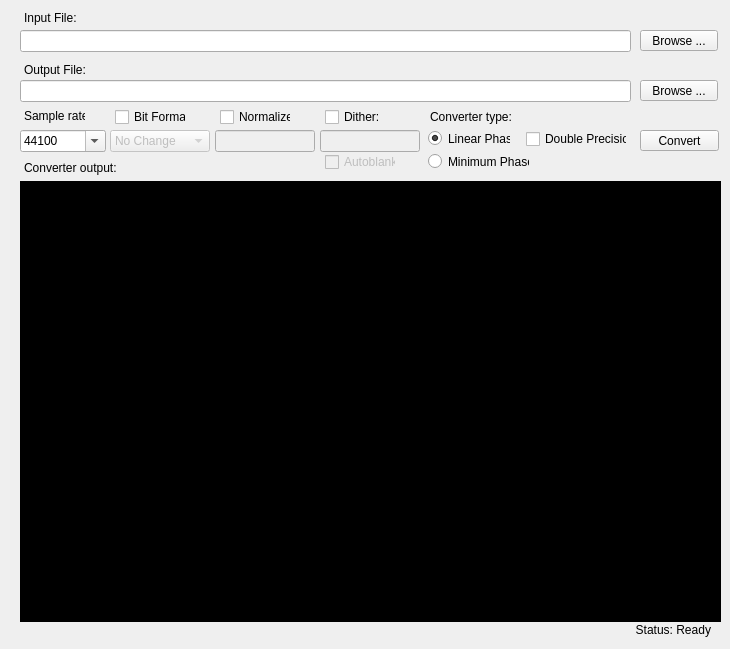
  <widget class="QWidget" name="centralWidget">
   <widget class="QLineEdit" name="InfileEdit">
    <property name="geometry">
     <rect>
      <x>20</x>
      <y>30</y>
      <width>611</width>
      <height>22</height>
     </rect>
    </property>
    <property name="font">
     <font>
      <stylestrategy>PreferAntialias</stylestrategy>
     </font>
    </property>
    <property name="toolTip">
     <string>Input File specification:
Wildcards (*) may be used in the filename or file extension
to process multiple files.</string>
    </property>
    <property name="autoFillBackground">
     <bool>false</bool>
    </property>
    <property name="styleSheet">
     <string notr="true"/>
    </property>
    <property name="text">
     <string/>
    </property>
   </widget>
   <widget class="QLineEdit" name="OutfileEdit">
    <property name="geometry">
     <rect>
      <x>20</x>
      <y>80</y>
      <width>611</width>
      <height>22</height>
     </rect>
    </property>
    <property name="toolTip">
     <string>&lt;html&gt;&lt;head/&gt;&lt;body&gt;&lt;p&gt;Output File specification:&lt;/p&gt;&lt;p&gt;Wildcards (*) may be used in the filename or file extension, provided they are also used in the input file specification.&lt;/p&gt;&lt;/body&gt;&lt;/html&gt;</string>
    </property>
    <property name="styleSheet">
     <string notr="true"/>
    </property>
    <property name="text">
     <string/>
    </property>
   </widget>
   <widget class="QPushButton" name="browseInfileButton">
    <property name="geometry">
     <rect>
      <x>640</x>
      <y>30</y>
      <width>78</width>
      <height>21</height>
     </rect>
    </property>
    <property name="font">
     <font>
      <stylestrategy>PreferAntialias</stylestrategy>
     </font>
    </property>
    <property name="toolTip">
     <string>Select an input file for processing.</string>
    </property>
    <property name="styleSheet">
     <string notr="true"/>
    </property>
    <property name="text">
     <string>Browse ...</string>
    </property>
    <property name="autoDefault">
     <bool>false</bool>
    </property>
    <property name="flat">
     <bool>false</bool>
    </property>
   </widget>
   <widget class="QPushButton" name="browseOutfileButton">
    <property name="geometry">
     <rect>
      <x>640</x>
      <y>80</y>
      <width>78</width>
      <height>21</height>
     </rect>
    </property>
    <property name="font">
     <font>
      <stylestrategy>PreferAntialias</stylestrategy>
     </font>
    </property>
    <property name="toolTip">
     <string>Select location and name of output file.</string>
    </property>
    <property name="styleSheet">
     <string notr="true"/>
    </property>
    <property name="text">
     <string>Browse ...</string>
    </property>
   </widget>
   <widget class="QComboBox" name="SamplerateCombo">
    <property name="geometry">
     <rect>
      <x>20</x>
      <y>130</y>
      <width>86</width>
      <height>22</height>
     </rect>
    </property>
    <property name="toolTip">
     <string>Set the output sample-rate.
(Note: you can type in a non-standard rate, if desired)</string>
    </property>
    <property name="editable">
     <bool>true</bool>
    </property>
    <property name="currentIndex">
     <number>5</number>
    </property>
    <item>
     <property name="text">
      <string>8000</string>
     </property>
    </item>
    <item>
     <property name="text">
      <string>11025</string>
     </property>
    </item>
    <item>
     <property name="text">
      <string>16000</string>
     </property>
    </item>
    <item>
     <property name="text">
      <string>22050</string>
     </property>
    </item>
    <item>
     <property name="text">
      <string>32000</string>
     </property>
    </item>
    <item>
     <property name="text">
      <string>44100</string>
     </property>
    </item>
    <item>
     <property name="text">
      <string>48000</string>
     </property>
    </item>
    <item>
     <property name="text">
      <string>64000</string>
     </property>
    </item>
    <item>
     <property name="text">
      <string>88200</string>
     </property>
    </item>
    <item>
     <property name="text">
      <string>96000</string>
     </property>
    </item>
    <item>
     <property name="text">
      <string>176400</string>
     </property>
    </item>
    <item>
     <property name="text">
      <string>192000</string>
     </property>
    </item>
   </widget>
   <widget class="QComboBox" name="BitDepthCombo">
    <property name="enabled">
     <bool>false</bool>
    </property>
    <property name="geometry">
     <rect>
      <x>110</x>
      <y>130</y>
      <width>100</width>
      <height>22</height>
     </rect>
    </property>
    <property name="styleSheet">
     <string notr="true"/>
    </property>
    <property name="currentIndex">
     <number>0</number>
    </property>
    <item>
     <property name="text">
      <string>No Change</string>
     </property>
    </item>
    <item>
     <property name="text">
      <string>16</string>
     </property>
    </item>
    <item>
     <property name="text">
      <string>24</string>
     </property>
    </item>
    <item>
     <property name="text">
      <string>32</string>
     </property>
    </item>
    <item>
     <property name="text">
      <string>32f</string>
     </property>
    </item>
    <item>
     <property name="text">
      <string>64f</string>
     </property>
    </item>
    <item>
     <property name="text">
      <string>8</string>
     </property>
    </item>
    <item>
     <property name="text">
      <string>alaw</string>
     </property>
    </item>
    <item>
     <property name="text">
      <string>g721-32</string>
     </property>
    </item>
    <item>
     <property name="text">
      <string>gsm610</string>
     </property>
    </item>
    <item>
     <property name="text">
      <string>ima-adpcm</string>
     </property>
    </item>
    <item>
     <property name="text">
      <string>ms-adpcm</string>
     </property>
    </item>
    <item>
     <property name="text">
      <string>u8</string>
     </property>
    </item>
    <item>
     <property name="text">
      <string>ulaw</string>
     </property>
    </item>
   </widget>
   <widget class="QLabel" name="InfileLabel">
    <property name="geometry">
     <rect>
      <x>24</x>
      <y>10</y>
      <width>71</width>
      <height>16</height>
     </rect>
    </property>
    <property name="text">
     <string>Input File:</string>
    </property>
   </widget>
   <widget class="QLabel" name="OutfileLabel">
    <property name="geometry">
     <rect>
      <x>24</x>
      <y>60</y>
      <width>81</width>
      <height>20</height>
     </rect>
    </property>
    <property name="text">
     <string>Output File:</string>
    </property>
   </widget>
   <widget class="QCheckBox" name="NormalizeCheckBox">
    <property name="geometry">
     <rect>
      <x>220</x>
      <y>108</y>
      <width>71</width>
      <height>18</height>
     </rect>
    </property>
    <property name="toolTip">
     <string>Set the peak level of the output file
(1.0 is maximum)</string>
    </property>
    <property name="text">
     <string>Normalize:</string>
    </property>
   </widget>
   <widget class="QLineEdit" name="NormalizeAmountEdit">
    <property name="enabled">
     <bool>false</bool>
    </property>
    <property name="geometry">
     <rect>
      <x>215</x>
      <y>130</y>
      <width>100</width>
      <height>22</height>
     </rect>
    </property>
    <property name="toolTip">
     <string>Enter an amount between 0 and 1.0</string>
    </property>
    <property name="styleSheet">
     <string notr="true"/>
    </property>
   </widget>
   <widget class="QCheckBox" name="DoublePrecisionCheckBox">
    <property name="geometry">
     <rect>
      <x>526</x>
      <y>130</y>
      <width>101</width>
      <height>18</height>
     </rect>
    </property>
    <property name="toolTip">
     <string>Use 64-bit Floating-Point arithmetic during conversion
(instead of 32-bit single-precision)</string>
    </property>
    <property name="text">
     <string>Double Precision</string>
    </property>
   </widget>
   <widget class="flashingPushbutton" name="convertButton">
    <property name="geometry">
     <rect>
      <x>640</x>
      <y>130</y>
      <width>79</width>
      <height>21</height>
     </rect>
    </property>
    <property name="font">
     <font>
      <stylestrategy>PreferAntialias</stylestrategy>
     </font>
    </property>
    <property name="toolTip">
     <string>Begin conversion using files and settings as currently displayed.</string>
    </property>
    <property name="styleSheet">
     <string notr="true"/>
    </property>
    <property name="text">
     <string>Convert</string>
    </property>
   </widget>
   <widget class="QTextBrowser" name="ConverterOutputText">
    <property name="geometry">
     <rect>
      <x>20</x>
      <y>181</y>
      <width>701</width>
      <height>441</height>
     </rect>
    </property>
    <property name="sizePolicy">
     <sizepolicy hsizetype="Expanding" vsizetype="Expanding">
      <horstretch>0</horstretch>
      <verstretch>0</verstretch>
     </sizepolicy>
    </property>
    <property name="palette">
     <palette>
      <active>
       <colorrole role="WindowText">
        <brush brushstyle="SolidPattern">
         <color alpha="255">
          <red>112</red>
          <green>224</green>
          <blue>26</blue>
         </color>
        </brush>
       </colorrole>
       <colorrole role="Button">
        <brush brushstyle="SolidPattern">
         <color alpha="255">
          <red>0</red>
          <green>0</green>
          <blue>0</blue>
         </color>
        </brush>
       </colorrole>
       <colorrole role="Text">
        <brush brushstyle="SolidPattern">
         <color alpha="255">
          <red>112</red>
          <green>224</green>
          <blue>26</blue>
         </color>
        </brush>
       </colorrole>
       <colorrole role="ButtonText">
        <brush brushstyle="SolidPattern">
         <color alpha="255">
          <red>112</red>
          <green>224</green>
          <blue>26</blue>
         </color>
        </brush>
       </colorrole>
       <colorrole role="Base">
        <brush brushstyle="SolidPattern">
         <color alpha="255">
          <red>0</red>
          <green>0</green>
          <blue>0</blue>
         </color>
        </brush>
       </colorrole>
       <colorrole role="Window">
        <brush brushstyle="SolidPattern">
         <color alpha="255">
          <red>0</red>
          <green>0</green>
          <blue>0</blue>
         </color>
        </brush>
       </colorrole>
       <colorrole role="Highlight">
        <brush brushstyle="SolidPattern">
         <color alpha="255">
          <red>0</red>
          <green>0</green>
          <blue>127</blue>
         </color>
        </brush>
       </colorrole>
       <colorrole role="HighlightedText">
        <brush brushstyle="SolidPattern">
         <color alpha="255">
          <red>255</red>
          <green>255</green>
          <blue>255</blue>
         </color>
        </brush>
       </colorrole>
      </active>
      <inactive>
       <colorrole role="WindowText">
        <brush brushstyle="SolidPattern">
         <color alpha="255">
          <red>112</red>
          <green>224</green>
          <blue>26</blue>
         </color>
        </brush>
       </colorrole>
       <colorrole role="Button">
        <brush brushstyle="SolidPattern">
         <color alpha="255">
          <red>0</red>
          <green>0</green>
          <blue>0</blue>
         </color>
        </brush>
       </colorrole>
       <colorrole role="Text">
        <brush brushstyle="SolidPattern">
         <color alpha="255">
          <red>112</red>
          <green>224</green>
          <blue>26</blue>
         </color>
        </brush>
       </colorrole>
       <colorrole role="ButtonText">
        <brush brushstyle="SolidPattern">
         <color alpha="255">
          <red>112</red>
          <green>224</green>
          <blue>26</blue>
         </color>
        </brush>
       </colorrole>
       <colorrole role="Base">
        <brush brushstyle="SolidPattern">
         <color alpha="255">
          <red>0</red>
          <green>0</green>
          <blue>0</blue>
         </color>
        </brush>
       </colorrole>
       <colorrole role="Window">
        <brush brushstyle="SolidPattern">
         <color alpha="255">
          <red>0</red>
          <green>0</green>
          <blue>0</blue>
         </color>
        </brush>
       </colorrole>
       <colorrole role="Highlight">
        <brush brushstyle="SolidPattern">
         <color alpha="255">
          <red>0</red>
          <green>0</green>
          <blue>127</blue>
         </color>
        </brush>
       </colorrole>
       <colorrole role="HighlightedText">
        <brush brushstyle="SolidPattern">
         <color alpha="255">
          <red>255</red>
          <green>255</green>
          <blue>255</blue>
         </color>
        </brush>
       </colorrole>
      </inactive>
      <disabled>
       <colorrole role="WindowText">
        <brush brushstyle="SolidPattern">
         <color alpha="255">
          <red>112</red>
          <green>224</green>
          <blue>26</blue>
         </color>
        </brush>
       </colorrole>
       <colorrole role="Button">
        <brush brushstyle="SolidPattern">
         <color alpha="255">
          <red>0</red>
          <green>0</green>
          <blue>0</blue>
         </color>
        </brush>
       </colorrole>
       <colorrole role="Text">
        <brush brushstyle="SolidPattern">
         <color alpha="255">
          <red>112</red>
          <green>224</green>
          <blue>26</blue>
         </color>
        </brush>
       </colorrole>
       <colorrole role="ButtonText">
        <brush brushstyle="SolidPattern">
         <color alpha="255">
          <red>112</red>
          <green>224</green>
          <blue>26</blue>
         </color>
        </brush>
       </colorrole>
       <colorrole role="Base">
        <brush brushstyle="SolidPattern">
         <color alpha="255">
          <red>0</red>
          <green>0</green>
          <blue>0</blue>
         </color>
        </brush>
       </colorrole>
       <colorrole role="Window">
        <brush brushstyle="SolidPattern">
         <color alpha="255">
          <red>0</red>
          <green>0</green>
          <blue>0</blue>
         </color>
        </brush>
       </colorrole>
       <colorrole role="Highlight">
        <brush brushstyle="SolidPattern">
         <color alpha="255">
          <red>0</red>
          <green>0</green>
          <blue>127</blue>
         </color>
        </brush>
       </colorrole>
       <colorrole role="HighlightedText">
        <brush brushstyle="SolidPattern">
         <color alpha="255">
          <red>255</red>
          <green>255</green>
          <blue>255</blue>
         </color>
        </brush>
       </colorrole>
      </disabled>
     </palette>
    </property>
    <property name="font">
     <font>
      <stylestrategy>PreferAntialias</stylestrategy>
     </font>
    </property>
    <property name="toolTip">
     <string>Notifications from the converter will appear in here.</string>
    </property>
    <property name="styleSheet">
     <string notr="true"/>
    </property>
   </widget>
   <widget class="QLabel" name="SampleRateLabel">
    <property name="geometry">
     <rect>
      <x>24</x>
      <y>108</y>
      <width>61</width>
      <height>16</height>
     </rect>
    </property>
    <property name="toolTip">
     <string/>
    </property>
    <property name="text">
     <string>Sample rate:</string>
    </property>
   </widget>
   <widget class="QLabel" name="ConverterOutputLabel">
    <property name="geometry">
     <rect>
      <x>24</x>
      <y>160</y>
      <width>101</width>
      <height>16</height>
     </rect>
    </property>
    <property name="text">
     <string>Converter output:</string>
    </property>
   </widget>
   <widget class="QLabel" name="StatusLabel">
    <property name="geometry">
     <rect>
      <x>20</x>
      <y>620</y>
      <width>691</width>
      <height>20</height>
     </rect>
    </property>
    <property name="layoutDirection">
     <enum>Qt::LeftToRight</enum>
    </property>
    <property name="text">
     <string>Status: Ready</string>
    </property>
    <property name="alignment">
     <set>Qt::AlignRight|Qt::AlignTrailing|Qt::AlignVCenter</set>
    </property>
   </widget>
   <widget class="QCheckBox" name="BitDepthCheckBox">
    <property name="geometry">
     <rect>
      <x>115</x>
      <y>108</y>
      <width>71</width>
      <height>18</height>
     </rect>
    </property>
    <property name="toolTip">
     <string>Set the output file sub-format.
(Available sub-formats will depend on file type)</string>
    </property>
    <property name="text">
     <string>Bit Format:</string>
    </property>
   </widget>
   <widget class="QLineEdit" name="DitherAmountEdit">
    <property name="enabled">
     <bool>false</bool>
    </property>
    <property name="geometry">
     <rect>
      <x>320</x>
      <y>130</y>
      <width>100</width>
      <height>22</height>
     </rect>
    </property>
    <property name="toolTip">
     <string>Specify the number of bits of dither to add
(1.0 is default)</string>
    </property>
    <property name="styleSheet">
     <string notr="true"/>
    </property>
   </widget>
   <widget class="QCheckBox" name="DitherCheckBox">
    <property name="geometry">
     <rect>
      <x>325</x>
      <y>108</y>
      <width>71</width>
      <height>18</height>
     </rect>
    </property>
    <property name="toolTip">
     <string>Generate dither.
Only recommended when converting to a lower bit depth
(eg: 24bit-&gt;16bit or 16bit-&gt;8bit)</string>
    </property>
    <property name="text">
     <string>Dither:</string>
    </property>
   </widget>
   <widget class="QCheckBox" name="AutoBlankCheckBox">
    <property name="enabled">
     <bool>false</bool>
    </property>
    <property name="geometry">
     <rect>
      <x>325</x>
      <y>153</y>
      <width>71</width>
      <height>18</height>
     </rect>
    </property>
    <property name="font">
     <font>
      <stylestrategy>PreferAntialias</stylestrategy>
     </font>
    </property>
    <property name="toolTip">
     <string>Deactivate dither during periods of digital silence (zeros)</string>
    </property>
    <property name="styleSheet">
     <string notr="true"/>
    </property>
    <property name="text">
     <string>Autoblank</string>
    </property>
   </widget>
   <widget class="QRadioButton" name="minPhase_radioBtn">
    <property name="geometry">
     <rect>
      <x>428</x>
      <y>153</y>
      <width>101</width>
      <height>17</height>
     </rect>
    </property>
    <property name="toolTip">
     <string>Minimum Phase Filter:
No delay, but will introduce phase distortion.
Post- ringing only.</string>
    </property>
    <property name="text">
     <string>Minimum Phase</string>
    </property>
   </widget>
   <widget class="QRadioButton" name="LinearPhase_radioBtn">
    <property name="geometry">
     <rect>
      <x>428</x>
      <y>130</y>
      <width>82</width>
      <height>17</height>
     </rect>
    </property>
    <property name="toolTip">
     <string>&lt;html&gt;&lt;head/&gt;&lt;body&gt;&lt;p&gt;Linear Phase Filter:&lt;/p&gt;&lt;p&gt;No phase distortion, but some latency (delay).&lt;/p&gt;&lt;p&gt;Pre- and Post- ringing.&lt;/p&gt;&lt;/body&gt;&lt;/html&gt;</string>
    </property>
    <property name="text">
     <string>Linear Phase</string>
    </property>
    <property name="checked">
     <bool>true</bool>
    </property>
   </widget>
   <widget class="QLabel" name="ConverterTypeLabel">
    <property name="geometry">
     <rect>
      <x>430</x>
      <y>108</y>
      <width>81</width>
      <height>18</height>
     </rect>
    </property>
    <property name="toolTip">
     <string>Selects the type of impulse response used in the Lowpass Filter
Each type has its advantages and disadvanatges.
Linear Phase is the default. (If you are unsure, use Linear Phase)</string>
    </property>
    <property name="text">
     <string>Converter type:</string>
    </property>
   </widget>
  </widget>
